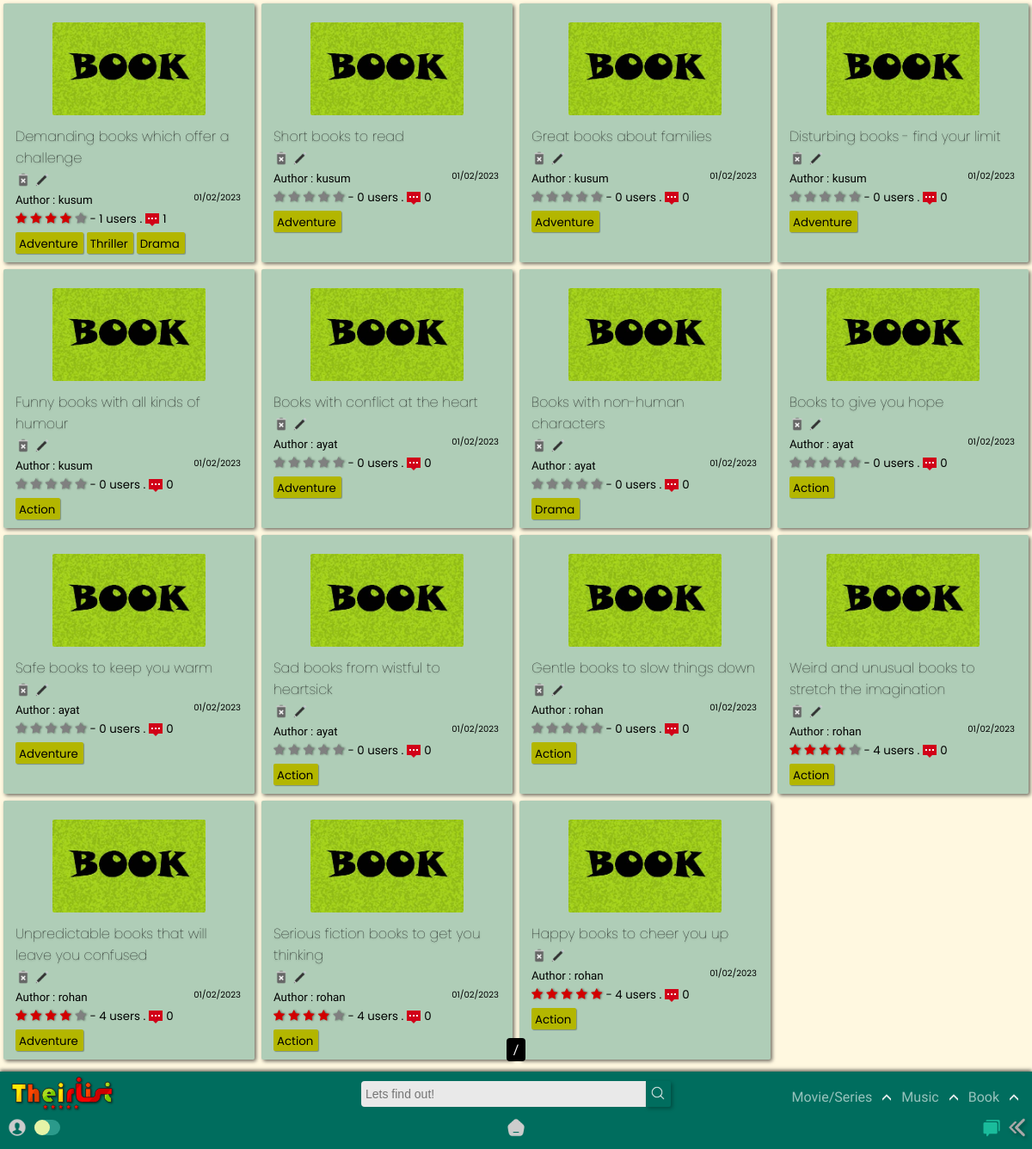
Screenshot of /home/booklist/ with the database file from the repository.
### app/models.py (models this page shows, shortened)
class BookList(models.Model):
    title = models.CharField(max_length=120)
    creator = models.ForeignKey(User,on_delete=models.SET_NULL,blank=True, null=True)
    genre = models.ManyToManyField('BookGenre',blank=True)
    posted = models.DateTimeField(default=now)
    content = RichTextField(null=True,default=' ')
    type = models.CharField(max_length=10,default="book")
    spoiler_choices = [(False, 'No'),(True, 'Yes')]
    spoiler = models.BooleanField(default=False,null=True, choices = spoiler_choices)
    slug = models.SlugField(max_length= 300,null=True, blank = True, unique=True)
    def average_rating(self) -> float:
        return BookStarr.objects.filter(list=self).aggregate(Avg("rate"))["rate__avg"] or 0
    def count_rating(self):
        return BookStarr.objects.filter(list=self).count()
    def count_comments(self):
        return BookReview.objects.filter(BookList=self).count()

class BookGenre(models.Model):
    name = models.CharField(max_length=150)
    def __str__(self):
        return self.name

### app/views.py (the view)
# urls.py: path('booklist/',TheirListBookView.as_view(),name = 'booklist'),
class TheirListBookView(ListView): #books
    model = BookList
    template_name ='app/Booklist_list.html'
    def get_queryset(self, *args, **kwargs):
        qs = super().get_queryset(*args, **kwargs)
        qs = qs.order_by("-id")
        return qs

### templates/app/booklist_list.html (shortened to what this page needs)
{% extends "index.html" %}
{% load static %}
{% block content %}
<section>
  <div class="contain-sec" id="contain-sec">
    {% for lola in object_list %}
    <div class="elements">
      <div class="thumb">
        <img src="{% static 'app/images/book-poster.jpg' %}" width="100px" />
      </div>
      <div class="Title">
        <a href="{{lola.slug}}/"><h4 class="tit" id="tit">{{lola.title}}</h4></a>
        {% if user.id == lola.creator.id %}
          <a href="{% url 'app:delete_book' lola.slug %}"><img src ="{% static 'app/images/delete.png' %}"></a>
          <a href="{% url 'app:update_booklist' lola.slug %}"><img src ="{% static 'app/images/edit.png' %}"></a>
        {% else %}
        <img src ="{% static 'app/images/delete-dis.png' %}">
        <img src ="{% static 'app/images/edit-dis.png' %}">
        {% endif %}
        </div>
      <div class="Author">
        <small>Author : {{lola.creator.username}}<span>{{lola.posted|date:"SHORT_DATE_FORMAT"}}</span></small>
      </div>
      <div class="rating">
        <span class="star-headline">
          <span class="fa fa-star {% if lola.average_rating > 0 %} checked {% endif %}"></span>
          <span class="fa fa-star {% if lola.average_rating > 1 %} checked {% endif %}"></span>
          <span class="fa fa-star {% if lola.average_rating > 2 %} checked {% endif %}"></span>
          <span class="fa fa-star {% if lola.average_rating > 3 %} checked {% endif %}" ></span>
          <span class="fa fa-star {% if lola.average_rating > 4 %} checked {% endif %}"></span>
        </span>
        <small> - {{lola.count_rating}} users .<img class="comments_count" src="{% static 'app/images/comments.png' %}">{{lola.count_comments}}</small>
      </div>
        {% for tag in lola.genre.all %}
        <div class="Genre">
          <a href="{% url 'app:book' query=tag %}">
            <small>{{ tag }}</small>
          </a>
        </div>
          {% empty %}
          No tags!
        {% endfor %}
    </div>
    {% endfor %}
  </div>
  <div class="pagination_pages">
    <span class="step-links">
        <span class="current">
        {{ page_obj.number }} / {{ page_obj.paginator.num_pages }}
        </span>
    </span>
  </div>
</section>
{% endblock content %}

### static/app/css/desk.css (style rules this page uses)
:root { --rd: #D10000; --white: rgb(233, 233, 233); --rd2: #9DAAF2; --dark: #1d1d1d; --teal: rgb(0, 109, 94); }
* { -webkit-tap-highlight-color: transparent; margin: 0; padding: 0; box-sizing: border-box; }
body { -webkit-tap-highlight-color: transparent; background-color: #fff5d1ab; text-decoration: none; height: 100vh; display: flex; flex-direction: column; font-family: 'Raleway', sans-serif; }
.Title img { height: 18px!important; }
.Genre small { padding: 0 0; margin-right: 2px; }
.fa { color: grey; filter: drop-shadow(1px 0px 1px rgba(0, 0, 0, 0.493)); }
.star-headline .checked { color: #D10000; }
.star-headline span { font-size: 14px; }
.comments_count { height: 16px; margin-bottom: -4px; margin-left: 4px; margin-right: 4px; }

### static/app/css/content_css.css (style rules this page uses)
section { position: relative; z-index: 0; }
.contain-sec { padding-top: 0px; display: grid; width: 100%; color: black; grid-template-rows: repeat(auto-fit, minmax(100px, 1fr)); grid-template-columns: repeat(auto-fit, minmax(250px, 1fr)); position: relative; margin-bottom: 100px; }
.elements { padding: 10px 14px; width: auto; cursor: pointer; background-color: rgba(0, 109, 94, 0.315); margin: 4px; border-radius: 2px; position: relative; box-shadow: 2px 2px 4px #00000090; transition: all 250ms ease-in-out; }
.thumb { display: grid; justify-content: center; }
.thumb img { height: 108px; width: auto; border-radius: 2px; margin: 12px; }
.tit { font-family: Poppins; font-size: 1em; font-weight: lighter; transition: all 250ms ease-in-out; margin-bottom: 4px; text-shadow: 0px 1px 2px #0000005b; }
.Author span { position: absolute; margin-right: 16px; right: 0; cursor: pointer; font-size: 10px; font-family: 'Poppins', sans-serif; }
.rating { font-family: 'Poppins', sans-serif; }
.Genre { margin: 0px 0px; margin-top: 4px; padding: 0px 4px; border-radius: 2px; background-color: rgb(179, 182, 0); color: rgb(0, 0, 0); width: max-content; cursor: pointer; display: inline-block; box-shadow: 1px 1px 1px #0000004b; font-family: 'Poppins', sans-serif; transition: all 350ms ease-in-out; }
.pagination_pages { color: white; width: 100%; position: fixed; bottom: 106px; text-align: center; }
.step-links { width: max-content; border-radius: 4px; }
.pagination_pages a,.pagination_pages span { color: white; background-color: black; padding: 4px 4px; cursor: pointer!important; }

### templates/app/booklist_list.html (style rules this page uses)
.Title img { height: 14px; }

### rows the page displays
BookList: title "Demanding books which offer a challenge", creator.username "kusum", posted "01/02/2023", count_rating "1", count_comments "1"
BookGenre: name "Adventure"
BookGenre: name "Thriller"
BookGenre: name "Drama"
BookList: title "Short books to read", creator.username "kusum", posted "01/02/2023", count_rating "0", count_comments "0"
BookList: title "Great books about families", creator.username "kusum", posted "01/02/2023", count_rating "0", count_comments "0"
BookList: title "Disturbing books - find your limit", creator.username "kusum", posted "01/02/2023", count_rating "0", count_comments "0"
BookList: title "Funny books with all kinds of humour", creator.username "kusum", posted "01/02/2023", count_rating "0", count_comments "0"
BookGenre: name "Action"
BookList: title "Books with conflict at the heart", creator.username "ayat", posted "01/02/2023", count_rating "0", count_comments "0"
BookList: title "Books with non-human characters", creator.username "ayat", posted "01/02/2023", count_rating "0", count_comments "0"
BookList: title "Books to give you hope", creator.username "ayat", posted "01/02/2023", count_rating "0", count_comments "0"
BookList: title "Safe books to keep you warm", creator.username "ayat", posted "01/02/2023", count_rating "0", count_comments "0"
BookList: title "Sad books from wistful to heartsick", creator.username "ayat", posted "01/02/2023", count_rating "0", count_comments "0"
BookList: title "Gentle books to slow things down", creator.username "rohan", posted "01/02/2023", count_rating "0", count_comments "0"
BookList: title "Weird and unusual books to stretch the imagination", creator.username "rohan", posted "01/02/2023", count_rating "4", count_comments "0"
BookList: title "Unpredictable books that will leave you confused", creator.username "rohan", posted "01/02/2023", count_rating "4", count_comments "0"
BookList: title "Serious fiction books to get you thinking", creator.username "rohan", posted "01/02/2023", count_rating "4", count_comments "0"
BookList: title "Happy books to cheer you up", creator.username "rohan", posted "01/02/2023", count_rating "4", count_comments "0"
